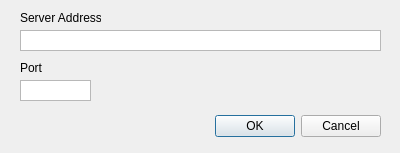
<?xml version="1.0" encoding="UTF-8"?>
<ui version="4.0">
 <class>ConfigDialog</class>
 <widget class="QDialog" name="ConfigDialog">
  <property name="windowModality">
   <enum>Qt::NonModal</enum>
  </property>
  <property name="geometry">
   <rect>
    <x>0</x>
    <y>0</y>
    <width>400</width>
    <height>153</height>
   </rect>
  </property>
  <property name="windowTitle">
   <string>CPP-PAR Configuration</string>
  </property>
  <widget class="QDialogButtonBox" name="buttonBox">
   <property name="geometry">
    <rect>
     <x>20</x>
     <y>110</y>
     <width>361</width>
     <height>32</height>
    </rect>
   </property>
   <property name="orientation">
    <enum>Qt::Horizontal</enum>
   </property>
   <property name="standardButtons">
    <set>QDialogButtonBox::Cancel|QDialogButtonBox::Ok</set>
   </property>
  </widget>
  <widget class="QPlainTextEdit" name="ServerAddress">
   <property name="geometry">
    <rect>
     <x>20</x>
     <y>30</y>
     <width>361</width>
     <height>21</height>
    </rect>
   </property>
   <property name="acceptDrops">
    <bool>true</bool>
   </property>
   <property name="verticalScrollBarPolicy">
    <enum>Qt::ScrollBarAlwaysOff</enum>
   </property>
   <property name="horizontalScrollBarPolicy">
    <enum>Qt::ScrollBarAlwaysOff</enum>
   </property>
   <property name="plainText">
    <string/>
   </property>
  </widget>
  <widget class="QLabel" name="label">
   <property name="geometry">
    <rect>
     <x>20</x>
     <y>10</y>
     <width>81</width>
     <height>16</height>
    </rect>
   </property>
   <property name="text">
    <string>Server Address</string>
   </property>
  </widget>
  <widget class="QPlainTextEdit" name="ServerPort">
   <property name="geometry">
    <rect>
     <x>20</x>
     <y>80</y>
     <width>71</width>
     <height>21</height>
    </rect>
   </property>
   <property name="verticalScrollBarPolicy">
    <enum>Qt::ScrollBarAlwaysOff</enum>
   </property>
   <property name="horizontalScrollBarPolicy">
    <enum>Qt::ScrollBarAlwaysOff</enum>
   </property>
  </widget>
  <widget class="QLabel" name="label_2">
   <property name="geometry">
    <rect>
     <x>20</x>
     <y>60</y>
     <width>81</width>
     <height>16</height>
    </rect>
   </property>
   <property name="text">
    <string>Port</string>
   </property>
  </widget>
 </widget>
 <resources/>
 <connections>
  <connection>
   <sender>buttonBox</sender>
   <signal>accepted()</signal>
   <receiver>ConfigDialog</receiver>
   <slot>accept()</slot>
   <hints>
    <hint type="sourcelabel">
     <x>248</x>
     <y>254</y>
    </hint>
    <hint type="destinationlabel">
     <x>157</x>
     <y>274</y>
    </hint>
   </hints>
  </connection>
  <connection>
   <sender>buttonBox</sender>
   <signal>rejected()</signal>
   <receiver>ConfigDialog</receiver>
   <slot>reject()</slot>
   <hints>
    <hint type="sourcelabel">
     <x>316</x>
     <y>260</y>
    </hint>
    <hint type="destinationlabel">
     <x>286</x>
     <y>274</y>
    </hint>
   </hints>
  </connection>
 </connections>
</ui>
